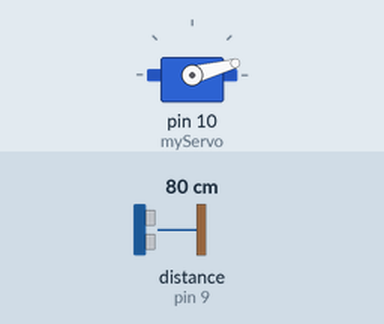
The sketch below on a simulated Arduino Uno, built with avr-gcc and run on an emulated ATmega328P. Parts: servo. Wiring (inferred from the names in the program): ultrasonic range finder: trigger pin 8; echo pin 9. Inputs (shaded band) come from the test bench; at power-on: distance to the obstacle (sensor on pin 9) 80 cm. The echo pulse lasts 58.3 µs per cm; what the sketch prints to the serial monitor is not drawn.

Above: at 0.01 s.
1.3 s: distance to the obstacle (sensor on pin 9) set to 2 cm
At 2.0 s:
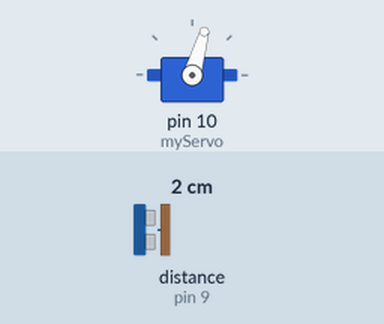
4.3 s: distance to the obstacle (sensor on pin 9) set to 299 cm
At 5.17 s:
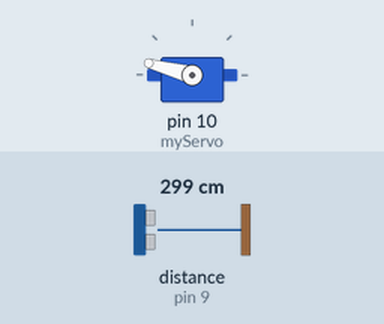
7.3 s: distance to the obstacle (sensor on pin 9) set to 4 cm
At 7.9 s:
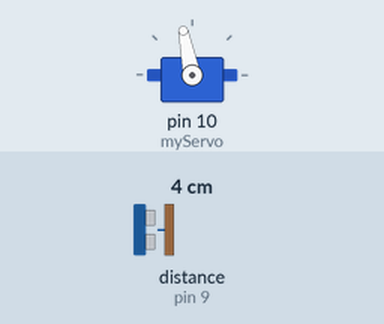
10.3 s: distance to the obstacle (sensor on pin 9) set to 35 cm
Timing chart, 0 to 14.3 s (numbered marks = the images above; inputs shaded):
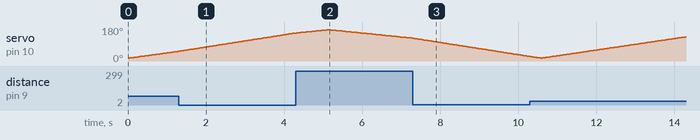

The sketch:

radarSystem.ino
```cpp
#include <Servo.h> //Includes the library for the servo motor
const int tPin = 8; //Setting the trig pin
const int ePin = 9; //Setting the echoPin
// defining time and distance
long duration;
int distance;
Servo myServo; // Defining an object servo

//The setup function
void setup() {
  pinMode(tPin, OUTPUT); // trigPin as an Output
  pinMode(ePin, INPUT); // echoPin as an Input
  Serial.begin(9600); //begins it.
  myServo.attach(10); // (At the digital pin 10, the pin connected to servo.)
}

//The loop function
void loop() {
// starts rotating from degree 15 to 165 degrees.
for(int i=15;i<=165;i++){
  myServo.write(i);  //Writes the angle
  delay(30);
  distance = calculateDistance(); //delays and calculates the distance
  Serial.print(i);
  Serial.print(",");
  Serial.print(distance);
  Serial.print(".");
  //The above four lines print the angle and the distance.
}
//Repeats the same from 165 to 15 degrees.
for(int i=165;i>15;i--){
  myServo.write(i);
  delay(30);
  distance = calculateDistance();
  Serial.print(i);
  Serial.print(",");
  Serial.print(distance);
  Serial.print(".");
 }

} //Loop ends here.

//This calculates the distance.
int calculateDistance(){
  digitalWrite(tPin, LOW);
  delayMicroseconds(2);
  digitalWrite(tPin, HIGH);
  delayMicroseconds(10);
  digitalWrite(tPin, LOW);
  duration = pulseIn(ePin, HIGH);
  distance= duration*0.034/2;
  return distance;
}
```
